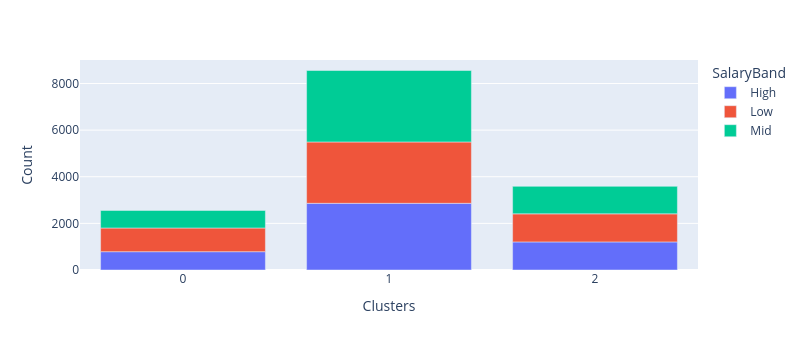
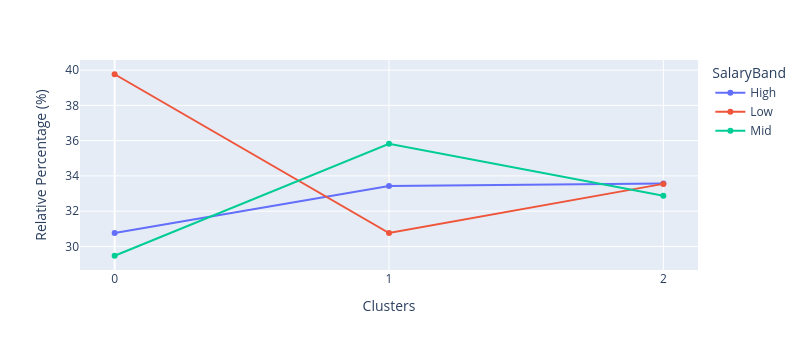

The code cell stored with these charts, in order, in its notebook:
### Markdown cell above
## Clusters distribution across SalaryBand levels & Relative Percentage of SalaryBand in each cluster

### Code cell
df_cluster_vs_salary = df_salary.copy()
df_cluster_vs_salary['Clusters'] = X['Clusters']
cluster_distribution_per_variable(df=df_cluster_vs_salary, target='SalaryBand')

### Figure 1 — Plotly figure (JSON) as saved in the notebook; plotly's stock layout.template omitted (floating-point values rounded to 4 significant figures)
{"data": [{"hovertemplate": "SalaryBand=High<br>Clusters=%{x}<br>Count=%{y}<extra></extra>", "legendgroup": "High", "marker": {"color": "#636efa", "pattern": {"shape": ""}}, "name": "High", "orientation": "v", "showlegend": true, "textposition": "auto", "type": "bar", "x": [0, 1, 2], "xaxis": "x", "y": [786, 2860, 1205], "yaxis": "y"}, {"hovertemplate": "SalaryBand=Low<br>Clusters=%{x}<br>Count=%{y}<extra></extra>", "legendgroup": "Low", "marker": {"color": "#EF553B", "pattern": {"shape": ""}}, "name": "Low", "orientation": "v", "showlegend": true, "textposition": "auto", "type": "bar", "x": [0, 1, 2], "xaxis": "x", "y": [1016, 2632, 1204], "yaxis": "y"}, {"hovertemplate": "SalaryBand=Mid<br>Clusters=%{x}<br>Count=%{y}<extra></extra>", "legendgroup": "Mid", "marker": {"color": "#00cc96", "pattern": {"shape": ""}}, "name": "Mid", "orientation": "v", "showlegend": true, "textposition": "auto", "type": "bar", "x": [0, 1, 2], "xaxis": "x", "y": [753, 3065, 1180], "yaxis": "y"}], "layout": {"barmode": "relative", "height": 350, "legend": {"title": {"text": "SalaryBand"}, "tracegroupgap": 0}, "margin": {"t": 60}, "width": 800, "xaxis": {"anchor": "y", "domain": [0, 1], "tickmode": "array", "tickvals": [1, 0, 2], "title": {"text": "Clusters"}}, "yaxis": {"anchor": "x", "domain": [0, 1], "title": {"text": "Count"}}}}

### Figure 2 — Plotly figure (JSON) as saved in the notebook; plotly's stock layout.template omitted (floating-point values rounded to 4 significant figures)
{"data": [{"hovertemplate": "SalaryBand=High<br>Clusters=%{x}<br>Relative Percentage (%)=%{y}<extra></extra>", "legendgroup": "High", "line": {"color": "#636efa", "dash": "solid"}, "marker": {"symbol": "circle"}, "mode": "markers+lines", "name": "High", "orientation": "v", "showlegend": true, "type": "scatter", "x": [0, 1, 2], "xaxis": "x", "y": [30.76, 33.42, 33.57], "yaxis": "y"}, {"hovertemplate": "SalaryBand=Low<br>Clusters=%{x}<br>Relative Percentage (%)=%{y}<extra></extra>", "legendgroup": "Low", "line": {"color": "#EF553B", "dash": "solid"}, "marker": {"symbol": "circle"}, "mode": "markers+lines", "name": "Low", "orientation": "v", "showlegend": true, "type": "scatter", "x": [0, 1, 2], "xaxis": "x", "y": [39.77, 30.76, 33.55], "yaxis": "y"}, {"hovertemplate": "SalaryBand=Mid<br>Clusters=%{x}<br>Relative Percentage (%)=%{y}<extra></extra>", "legendgroup": "Mid", "line": {"color": "#00cc96", "dash": "solid"}, "marker": {"symbol": "circle"}, "mode": "markers+lines", "name": "Mid", "orientation": "v", "showlegend": true, "type": "scatter", "x": [0, 1, 2], "xaxis": "x", "y": [29.47, 35.82, 32.88], "yaxis": "y"}], "layout": {"height": 350, "legend": {"title": {"text": "SalaryBand"}, "tracegroupgap": 0}, "margin": {"t": 60}, "width": 800, "xaxis": {"anchor": "y", "domain": [0, 1], "tickmode": "array", "tickvals": [1, 0, 2], "title": {"text": "Clusters"}}, "yaxis": {"anchor": "x", "domain": [0, 1], "title": {"text": "Relative Percentage (%)"}}}}
